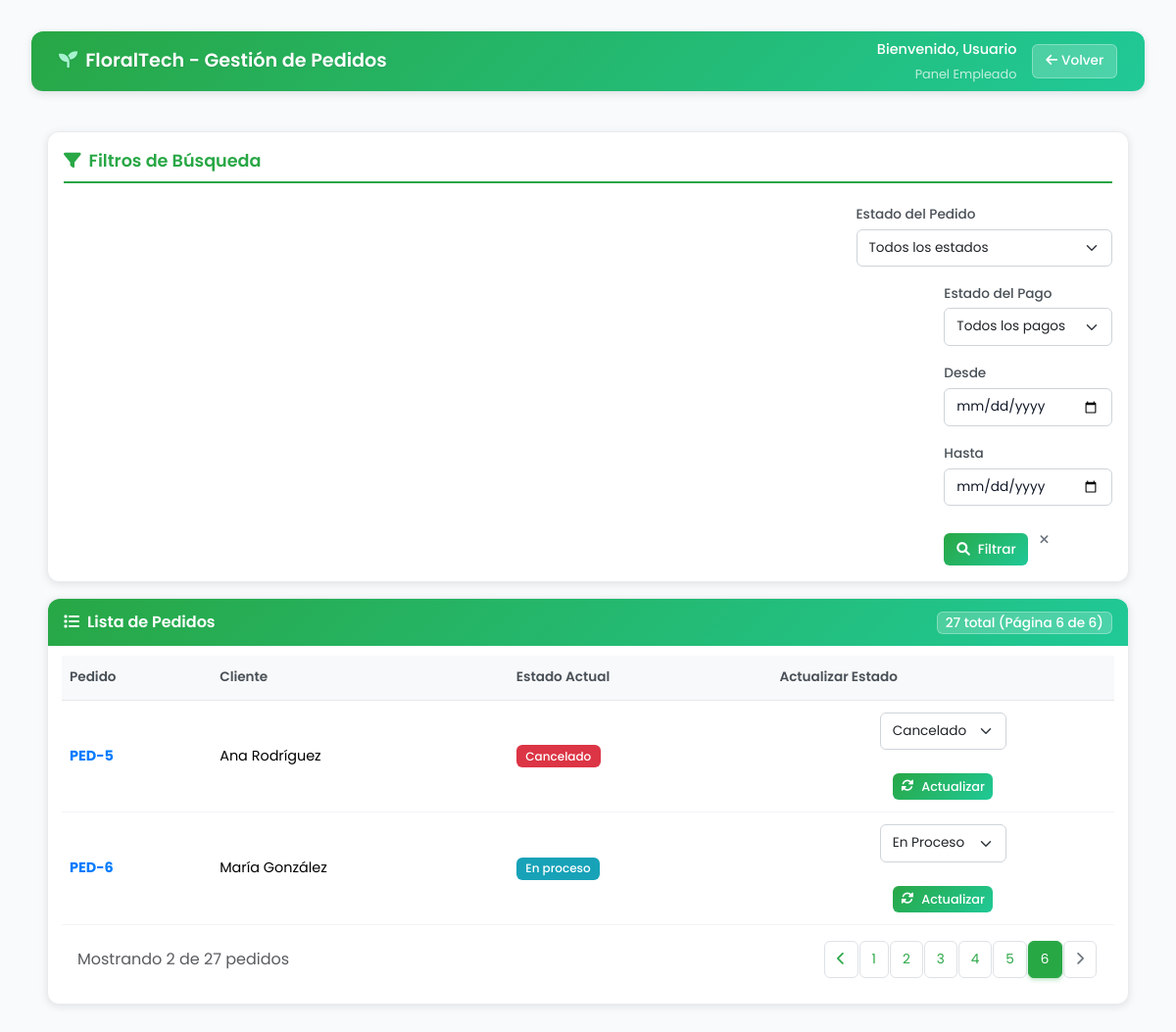
Page /index.php?ctrl=empleado&action=gestion_pedidos&pagina=6 (signed in) on the committed database.
### tables this page shows
CREATE TABLE `ped` (
  `idped` int(11) NOT NULL,
  `numped` varchar(255) NOT NULL,
  `fecha_pedido` datetime DEFAULT current_timestamp(),
  `monto_total` decimal(10,2) NOT NULL,
  `cli_idcli` int(11) NOT NULL,
  `estado` varchar(50) DEFAULT 'Pendiente',
  `empleado_id` int(11) DEFAULT NULL COMMENT 'ID del empleado que creó el pedido',
  `fecha_actualizacion` datetime DEFAULT NULL COMMENT 'Fecha de última actualización',
  `empleado_actualizacion` int(11) DEFAULT NULL COMMENT 'ID del empleado que actualizó por última vez',
  `notas` text DEFAULT NULL COMMENT 'Notas adicionales del pedido',
  `direccion_entrega` text DEFAULT NULL,
  `fecha_entrega_solicitada` date DEFAULT NULL
);

CREATE TABLE `cli` (
  `idcli` int(11) NOT NULL,
  `nombre` varchar(255) NOT NULL,
  `direccion` varchar(255) DEFAULT NULL,
  `telefono` varchar(255) DEFAULT NULL,
  `email` varchar(255) DEFAULT NULL,
  `fecha_registro` date DEFAULT curdate(),
  `fecha_actualizacion` datetime DEFAULT NULL COMMENT 'Fecha de última actualización',
  `empleado_registro` int(11) DEFAULT NULL COMMENT 'ID del empleado que registró al cliente'
);

### views/empleado/gestion_pedidos.php (the view, shortened to what the rows shown need)
<!DOCTYPE html>
    <html lang="es">
    <head>
        <link href="https://cdn.jsdelivr.net/npm/bootstrap@5.3.6/dist/css/bootstrap.min.css" rel="stylesheet">
        <link rel="stylesheet" href="../../assets/dashboard-cliente.css">
        <link rel="stylesheet" href="../../assets/dashboard-general.css">
        <link rel="stylesheet" href="../../assets/styles.css">
        <link href="https://cdnjs.cloudflare.com/ajax/libs/font-awesome/6.0.0/css/all.min.css" rel="stylesheet">
    </head>
    <body>
        <div class="dashboard-container">
            <div class="main-content">
                <div class="content-wrapper">
                    <div class="content-card">
                        <div class="card-body">
                            <?php if (empty($pedidosPaginados)): ?>
                                <div class="empty-state-pedidos">
                                    <i class="fas fa-clipboard-list"></i>
                                    <h4>No hay pedidos</h4>
                                    <p>No se encontraron pedidos con los filtros aplicados</p>
                                    <small class="text-muted">
                                        Debug: Total pedidos = <?= $totalPedidos ?>,
                                        Página actual = <?= $paginaActual ?>,
                                        Pedidos paginados = <?= count($pedidosPaginados) ?>
                                        <?php if (isset($pedidos)): ?>
                                            <br>Pedidos originales = <?= count($pedidos) ?>
                                        <?php else: ?>
                                            <br>Variable $pedidos no definida
                                        <?php endif; ?>
                                    </small>
                                </div>
                            <?php else: ?>
                                <div class="table-responsive">
                                    <table class="table table-hover align-middle mb-0">
                                        <thead>
                                            <tr>
                                                <th>Pedido</th>
                                                <th>Cliente</th>
                                                <th>Estado Actual</th>
                                                <th>Actualizar Estado</th>
                                            </tr>
                                        </thead>
                                        <tbody>
                                            <?php foreach ($pedidosPaginados as $pedido): ?>
                                                <tr>
                                                    <td class="fw-bold text-primary">PED-<?php echo $pedido['idped']; ?></td>
                                                    <td><?php echo htmlspecialchars($pedido['cliente_nombre']); ?></td>
                                                    <td>
                                                        <span class="badge bg-<?php echo ($pedido['estado'] === 'Pendiente') ? 'warning' : (($pedido['estado'] === 'Completado') ? 'success' : (($pedido['estado'] === 'Cancelado') ? 'danger' : 'info')); ?>">
                                                            <?php echo htmlspecialchars($pedido['estado']); ?>
                                                        </span>
                                                    </td>
                                                    <td>
                                                        <form method="POST" class="d-flex align-items-center gap-1">
                                                            <select name="estado" class="form-select form-select-sm" style="width: auto;">
                                                                <option value="En Proceso" <?php echo ($pedido['estado'] === 'En Proceso' || $pedido['estado'] === 'En proceso') ? 'selected' : ''; ?>>En Proceso</option>
                                                                <option value="Cancelado" <?php echo ($pedido['estado'] === 'Cancelado') ? 'selected' : ''; ?>>Cancelado</option>
                                                            </select>
                                                            <button type="submit" class="btn btn-success btn-sm">
                                                                <i class="fas fa-sync-alt"></i> Actualizar
                                                            </button>
                                                        </form>
                                                    </td>
                                                </tr>
                                            <?php endforeach; ?>
                                        </tbody>
                                    </table>
                                </div>
                            <?php endif; ?>
                        </div>
                    </div>
                </div>
            </div>
        </div>
    </body>
    </html>

### rows in the picture
ped: idped "5", cli_idcli.nombre "Ana Rodríguez", estado "Cancelado"
ped: idped "6", cli_idcli.nombre "María González", estado "En proceso", estado "En Proceso"

### other values in the picture
$_SESSION['nombre_completo'] "Usuario"
$totalPedidos "27"
$paginaActual "6"
$totalPaginas "6"
count($pedidosPaginados) "2"
